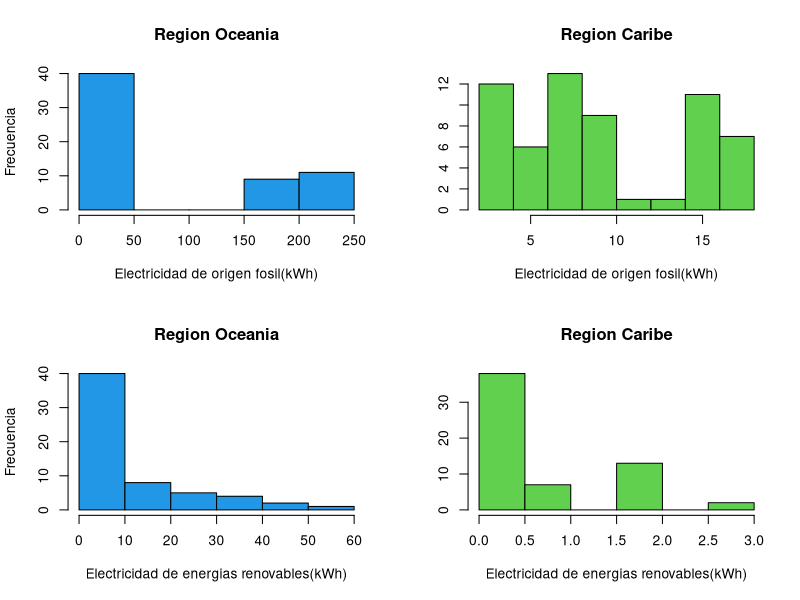
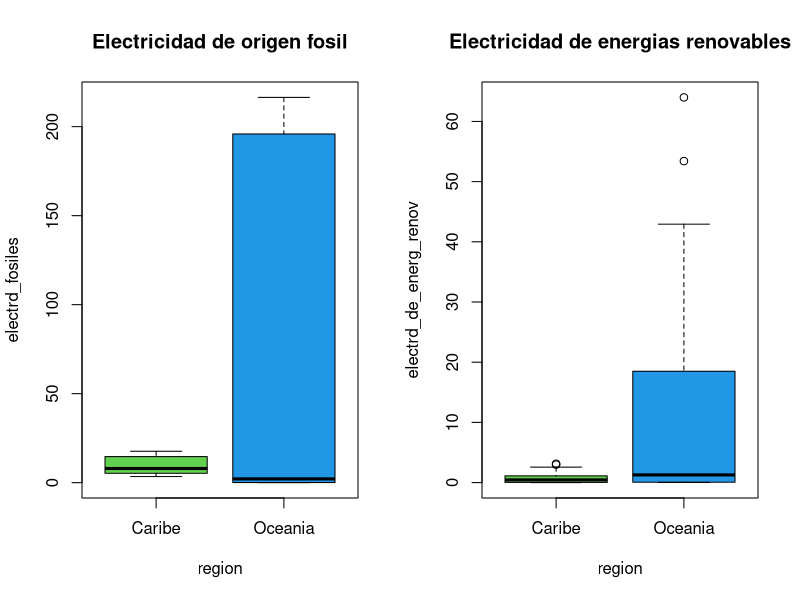
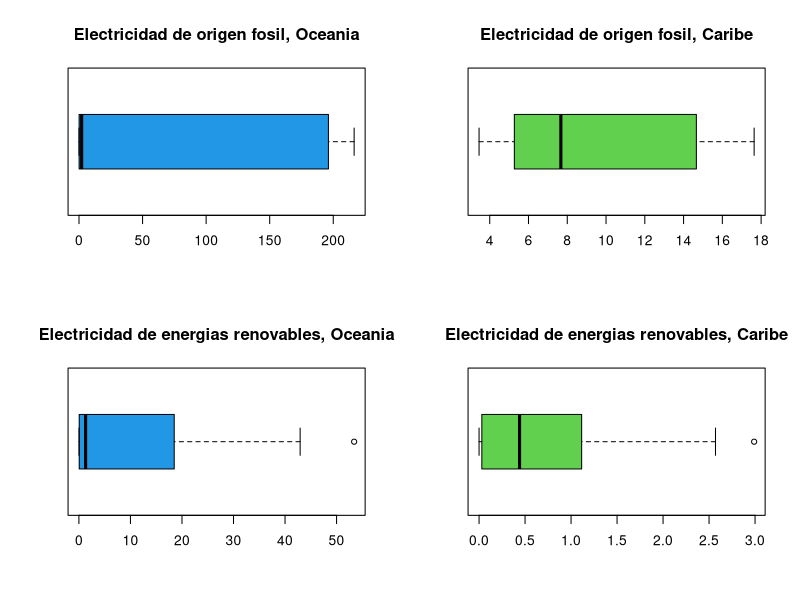
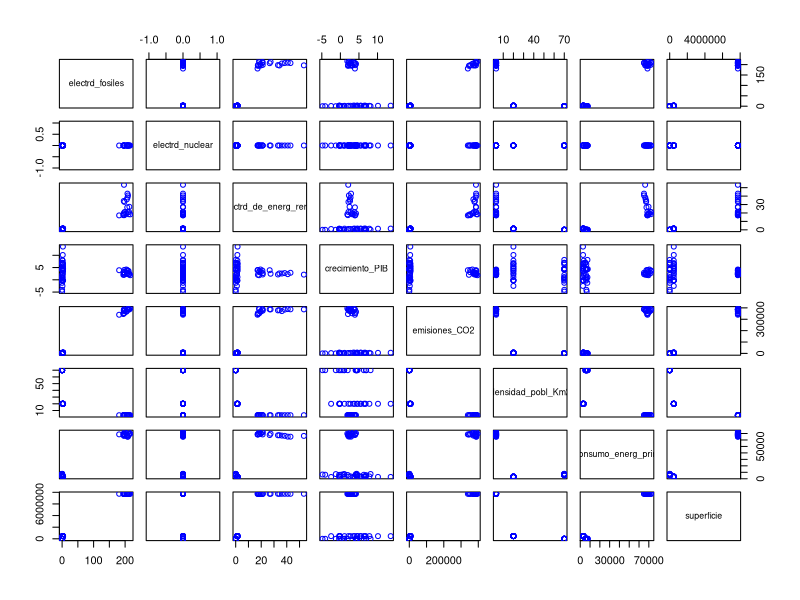
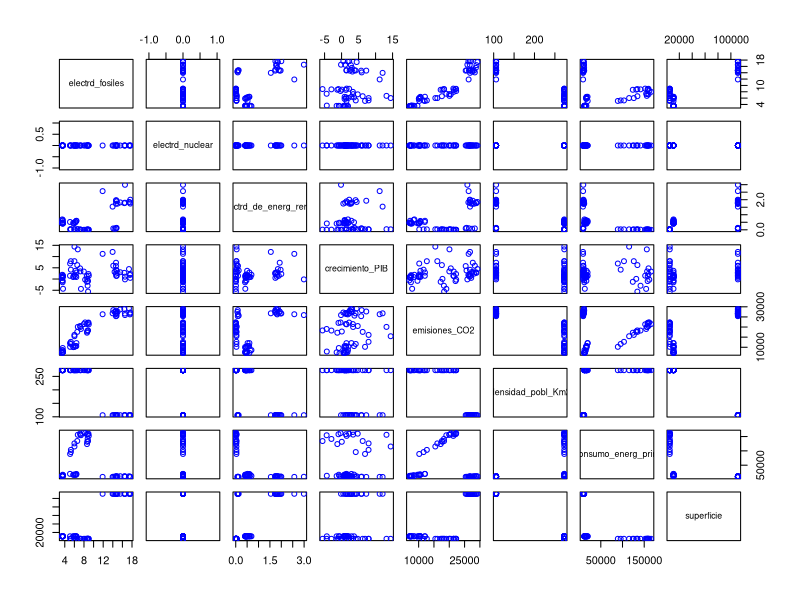

Generate these figures, in order, with R:
#The intention of this file is to show the R tag due to github lack of recognition of the .Rmd extension

options(scipen=999)
M = read.csv("G106-datos05-1.csv") 
str(M)

table(M$entidad)

names (M) 
summary(M)

R1 = c("Australia", "Samoa", "Papua New Guinea")
R2 = c("Cuba", "Jamiaca", "Trinidad and Tobago")
region = ifelse(M$entidad %in% R1, "Oceania", "Caribe")
M1 = cbind(M, region)
library(dplyr) 
M1 = select(M1, "entidad", "region", "electrd_fosiles", ,"electrd_nuclear", "electrd_de_energ_renov", "crecimiento_PIB", "emisiones_CO2", "densidad_pobl_Km2", "consumo_energ_prim", "superficie") 
M1 = M1[-1]
M1 = na.omit(M1) 
str(M1)
write.csv(M1, "datosEq5.csv", row.names = FALSE)

R1 = subset(M1, M1$region == "Oceania")[-1]
R2 = subset(M1, M1$region == "Caribe")[-1]
cat("Principales Medias Oceania", "\n")
summary(R1) 

cat("\n", "Desviación estándar", "\n")
apply(R1,2, sd)
cat("\n", "Rango Medio", "\n")
Rm = function(x)((max(x)+min(x))/2)
apply(R1, 2, Rm) 

cat("Principales Medias Caribe", "\n")
summary(R2) 

cat("\n", "Desviación estándar", "\n")
apply(R2,2, sd)
cat("\n", "Rango Medio", "\n")
Rm = function(x)((max(x)+min(x))/2)
apply(R2, 2, Rm) 

par(mfrow = c(2,2))
hist(R1$electrd_fosiles, col = 4, main = "Region Oceania", xlab = "Electricidad de origen fosil(kWh)", ylab = "Frecuencia")
hist(R2$electrd_fosiles, col = 3, main = "Region Caribe", xlab = "Electricidad de origen fosil(kWh)", ylab = "")

hist(R1$electrd_de_energ_renov, col = 4, main = "Region Oceania", xlab = "Electricidad de energias renovables(kWh)", ylab = "Frecuencia")
hist(R2$electrd_de_energ_renov, col = 3, main = "Region Caribe", xlab = "Electricidad de energias renovables(kWh)", ylab = "")

par(mfrow = c(1,2))
boxplot(electrd_fosiles ~ region, data = M, col=3:4, main = "Electricidad de origen fosil")
boxplot(electrd_de_energ_renov ~ region, data = M, col=3:4, main = "Electricidad de energias renovables")

par(mfrow = c(2,2))
boxplot(R1$electrd_fosiles, col=4, main = "Electricidad de origen fosil, Oceania", horizontal=TRUE)
boxplot(R2$electrd_fosiles, col=3, main = "Electricidad de origen fosil, Caribe", horizontal=TRUE)

boxplot(R1$electrd_de_energ_renov, col=4, main = "Electricidad de energias renovables, Oceania", horizontal=TRUE)
boxplot(R2$electrd_de_energ_renov, col=3, main = "Electricidad de energias renovables, Caribe", horizontal=TRUE)

correl = cor(R1);
round(correl,3)
correl = cor(R2);
round(correl,3)

plot(R1, col = "blue") 
plot(R2, col = "blue") 
